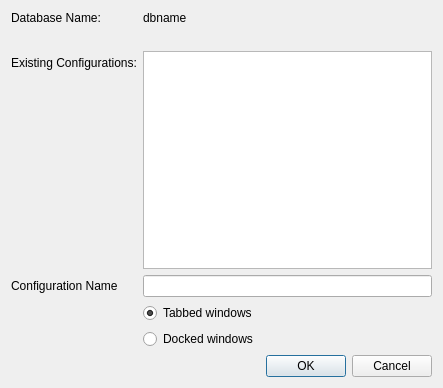
<?xml version="1.0" encoding="UTF-8"?>
<ui version="4.0">
 <class>SelectConfiguration</class>
 <widget class="QDialog" name="SelectConfiguration">
  <property name="geometry">
   <rect>
    <x>0</x>
    <y>0</y>
    <width>443</width>
    <height>388</height>
   </rect>
  </property>
  <property name="windowTitle">
   <string>Form</string>
  </property>
  <layout class="QGridLayout" name="gridLayout">
   <item row="0" column="0">
    <layout class="QVBoxLayout" name="verticalLayout">
     <item>
      <layout class="QFormLayout" name="formLayout">
       <property name="fieldGrowthPolicy">
        <enum>QFormLayout::AllNonFixedFieldsGrow</enum>
       </property>
       <item row="0" column="0">
        <widget class="QLabel" name="label_DBNameLabel">
         <property name="text">
          <string>Database Name:</string>
         </property>
        </widget>
       </item>
       <item row="0" column="1">
        <widget class="QLabel" name="label_DatabaseName">
         <property name="text">
          <string>dbname</string>
         </property>
        </widget>
       </item>
       <item row="1" column="1">
        <widget class="QLabel" name="label_Dummy1">
         <property name="text">
          <string/>
         </property>
        </widget>
       </item>
       <item row="2" column="0">
        <widget class="QLabel" name="label_ExistingConfigurationNames">
         <property name="text">
          <string>Existing Configurations:</string>
         </property>
        </widget>
       </item>
       <item row="2" column="1">
        <widget class="QTableWidget" name="tableWidget_ExistingConfigurationNames"/>
       </item>
       <item row="3" column="0">
        <widget class="QLabel" name="label_ConfigurationName">
         <property name="text">
          <string>Configuration Name</string>
         </property>
        </widget>
       </item>
       <item row="3" column="1">
        <widget class="QLineEdit" name="lineEdit_ConfigurationName"/>
       </item>
       <item row="5" column="1">
        <widget class="QRadioButton" name="radioButton_tabs">
         <property name="text">
          <string>Tabbed windows</string>
         </property>
         <property name="checked">
          <bool>true</bool>
         </property>
         <attribute name="buttonGroup">
          <string notr="true">buttonGroup</string>
         </attribute>
        </widget>
       </item>
       <item row="6" column="1">
        <widget class="QRadioButton" name="radioButton_dock">
         <property name="text">
          <string>Docked windows</string>
         </property>
         <property name="checked">
          <bool>false</bool>
         </property>
         <attribute name="buttonGroup">
          <string notr="true">buttonGroup</string>
         </attribute>
        </widget>
       </item>
      </layout>
     </item>
     <item>
      <widget class="QDialogButtonBox" name="buttonBox">
       <property name="standardButtons">
        <set>QDialogButtonBox::Cancel|QDialogButtonBox::Ok</set>
       </property>
      </widget>
     </item>
    </layout>
   </item>
  </layout>
 </widget>
 <resources/>
 <connections/>
 <buttongroups>
  <buttongroup name="buttonGroup"/>
 </buttongroups>
</ui>
